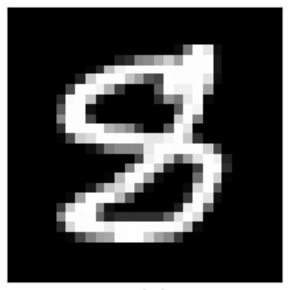
#> input picture ocho.png, 290 x 290 px
$ jupyter execute --allow-errors Untitled1.ipynb
#> lines starting #> are read from the running program, lines starting #| are printed output that depends on the picture
### Unsupervised_model/model.py
import numpy as np

class myPCA:
    def __init__(self, n_components, method = "eigen"):

        self.n_components = n_components
        self.method = method
        self.components = None
        self.mean = None
        self.var_explained = None

    # [33 lines left out: functions fit, transform, not called in this run]

    def fit_transform(self, X):
        # center the data

        #Condition form Matrix length
        if len(X) >1:
            X = X - self.mean
        else:
            X=(X-np.array(self.mean).reshape(1,-1))

        # project the data into the principal components
        X_transformed = np.dot(X, self.components)

        return X_transformed

    # [6 lines left out: function inverse_transform, not called in this run]

    def explained_variance_ratio(self):
        return self.var_explained


### Untitled1.ipynb
[cell 1]
from sklearn.model_selection import train_test_split
from sklearn.linear_model import LogisticRegression

import matplotlib.pyplot as plt
from sklearn.datasets import fetch_openml
import numpy as np
from PIL import Image
from sklearn.metrics import accuracy_score
import pickle

[cell 2]
import pandas as pd

#> (a cell that did not finish here is left out)

[cell 4]
# X.to_json()

[cell 5]
from model import myPCA
myPCA = myPCA(n_components=2)

#> (a cell that did not finish here is left out)

#> (a cell that did not finish here is left out)

#> (a cell that did not finish here is left out)

#> (a cell that did not finish here is left out)

#> (a cell that did not finish here is left out)

#> (a cell that did not finish here is left out)

#> (a cell that did not finish here is left out)

#> (a cell that did not finish here is left out)

[cell 14]
img = Image.open('ocho.png').convert('L')
img = img.resize((28, 28))
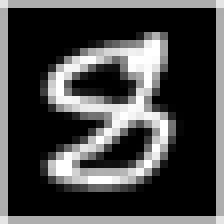
#> img: PIL image 28x28 L (shown 8 times larger); min 0, max 255, mean 68.9
img = np.array(img).astype('float32') / 255.0
#> img: shape (28, 28) float32
img2=img.reshape(1,-1)
# myPCA.fit(X_eigenMN)
#> (the rest of this cell did not finish here and is left out)

[cell 15]
from model import myPCA
myPCA = myPCA(n_components=2,method="svd")
